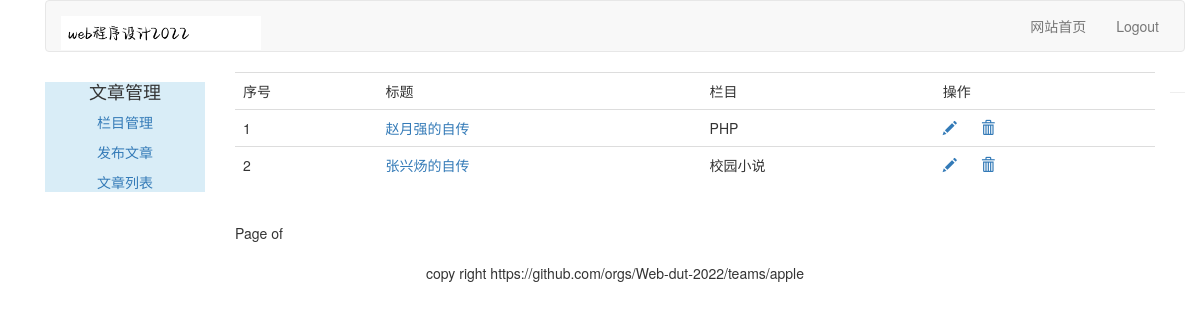
Page /article/article-list/ (signed in) on the earlier database version.
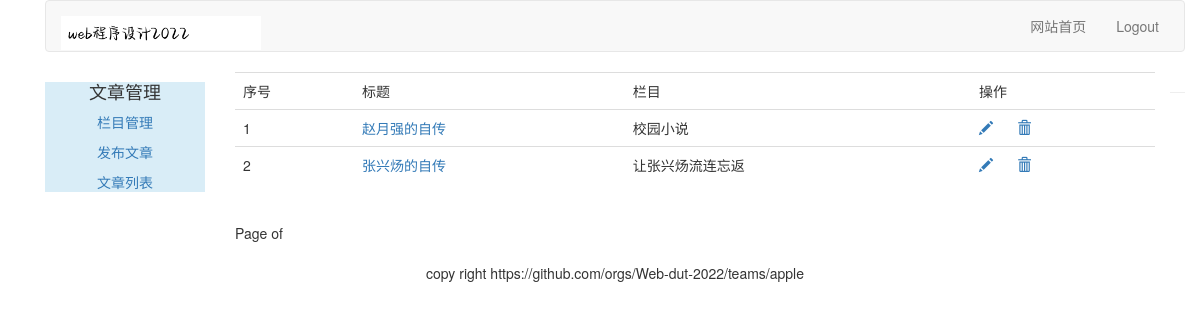
Same page on the later database version.
### article/models.py (models this page shows, shortened)
class ArticlePost(models.Model):
    author = models.ForeignKey(User, on_delete=models.CASCADE,related_name="article")
    title = models.CharField(max_length=200)
    slug = models.SlugField(max_length=500)
    column = models.ForeignKey(ArticleColumn, on_delete=models.CASCADE,related_name="article_column")
    body = models.TextField()
    created = models.DateTimeField(default=timezone.now())
    updated = models.DateTimeField(auto_now=True)
    class Meta:
        ordering = ("title",)
        ordering = ("-updated",)
        index_together = (('id', 'slug'),)
    def get_absolute_url(self):
        return reverse("article:article_detail", args=[self.id, self.slug])

class ArticleColumn(models.Model):
    user = models.ForeignKey(User, on_delete=models.CASCADE,related_name='article_column')
    column = models.CharField(max_length=200)
    created = models.DateField(auto_now_add=True)
    def __str__(self):
        return self.column

### article/views.py (the view, shortened to what this page needs)
# urls.py: path('article-list/',views.article_list, name="article_list"),
@login_required(login_url='/account/login')
def article_list(request):
    articles = ArticlePost.objects.filter(author=request.user)
    return render(request, "article/column/article_list.html", {"articles":articles})

### templates/article/column/article_list.html (shortened to what this page needs)
{% extends "article/base.html" %}
{% load static %}
{% block content %}
<div>
    <table class="table table-hover">
    	<tr>
    	    <td>序号</td>
    	    <td>标题</td>
            <td>栏目</td>
    	    <td>操作</td>
    	</tr>
    	{% for article in articles %}
    	<tr id={{ article.id }}>
    	    <td>{{ forloop.counter }}</td>
    	    <td><a href="{{ article.get_absolute_url }}">{{ article.title }}</a></td>
            <td>{{ article.column }}</td>
    	    <td>
                <a name="edit" href="{% url 'article:redit_article' article.id %}"><span class="glyphicon glyphicon-pencil"></span></a>
                <a nane="delete" href="javascript:" onclick="del_article(this, {{ article.id }})"><span class="glyphicon glyphicon-trash" style="margin-left:20px;"></span></a>
            </td>
    	</tr>
    	{% endfor %}
    </table>
    {% include "paginator.html" %}
</div>
{% endblock %}

Differences in the rows shown:
changed ArticlePost "赵月强的自传": column "PHP" → "校园小说"
changed ArticlePost "张兴炀的自传": column "校园小说" → "让张兴炀流连忘返"
